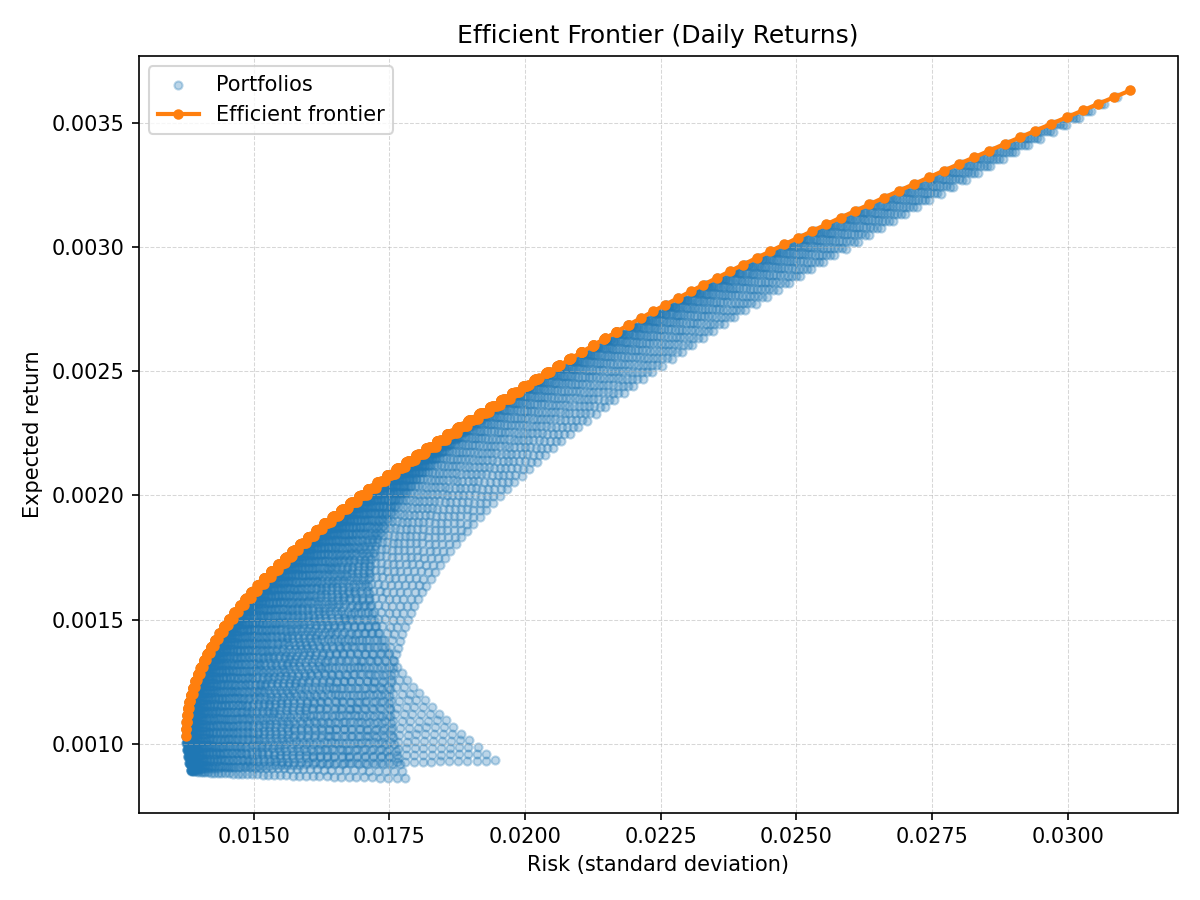

Write the Python code that produced this figure.
"""Compute an approximate efficient frontier for the OHLCV dataset in ``temp.csv``.

The script reuses the CSV parsing helpers from :mod:`analyze_temp_csv` to
extract closing prices, converts them into daily returns and then explores a
simple long-only portfolio space to approximate the efficient frontier.  The
search is grid based which keeps the implementation dependency free while still
providing a useful visualisation for a small number of tickers.

Example usage::

    python efficient_frontier.py              # Analyse temp.csv (default)
    python efficient_frontier.py data.csv --step 0.02

The output lists the expected return and risk (standard deviation of returns)
for each portfolio that lies on the frontier along with the corresponding
weights.
"""
from __future__ import annotations

from dataclasses import dataclass
from math import sqrt
from pathlib import Path
from statistics import mean
from typing import Dict, Iterable, List, Sequence, Tuple
import argparse

from analyze_temp_csv import compute_daily_returns, load_ohlcv


@dataclass(frozen=True)
class PortfolioPoint:
    """A single portfolio on the efficient frontier."""

    expected_return: float
    risk: float
    weights: Dict[str, float]

    def weight_string(self) -> str:
        ordered = sorted(self.weights.items())
        return ", ".join(f"{ticker}={weight:5.2f}" for ticker, weight in ordered)


def _align_returns(
    returns_by_ticker: Dict[str, List[Tuple[str, float]]]
) -> Tuple[List[str], Dict[str, List[float]]]:
    """Align return series so that each ticker has values for the same dates."""

    if not returns_by_ticker:
        return [], {}

    overlapping_dates = None
    for series in returns_by_ticker.values():
        series_dates = {date for date, _ in series}
        if overlapping_dates is None:
            overlapping_dates = series_dates
        else:
            overlapping_dates &= series_dates
    if not overlapping_dates:
        return [], {}

    ordered_dates = sorted(overlapping_dates)
    aligned_returns: Dict[str, List[float]] = {}
    for ticker, series in returns_by_ticker.items():
        value_map = {date: value for date, value in series}
        aligned_returns[ticker] = [value_map[date] for date in ordered_dates]
    return ordered_dates, aligned_returns


def _covariance(sample_x: Sequence[float], sample_y: Sequence[float]) -> float:
    if len(sample_x) != len(sample_y):
        raise ValueError("Return series must have identical length to compute covariance.")
    if len(sample_x) < 2:
        raise ValueError("Need at least two observations to compute covariance.")
    mean_x = mean(sample_x)
    mean_y = mean(sample_y)
    return sum((x - mean_x) * (y - mean_y) for x, y in zip(sample_x, sample_y)) / (len(sample_x) - 1)


def _portfolio_variance(weights: Sequence[float], cov_matrix: List[List[float]]) -> float:
    variance = 0.0
    for i, weight_i in enumerate(weights):
        for j, weight_j in enumerate(weights):
            variance += weight_i * weight_j * cov_matrix[i][j]
    return variance


def _generate_weight_grid(tickers: Sequence[str], step: float) -> Iterable[Dict[str, float]]:
    if len(tickers) == 0:
        return []
    if len(tickers) == 1:
        yield {tickers[0]: 1.0}
        return

    def recurse(index: int, remaining: float, current: Dict[str, float]):
        if index == len(tickers) - 1:
            current[tickers[index]] = remaining
            yield dict(current)
            return
        ticker = tickers[index]
        next_value = 0.0
        while next_value <= remaining + 1e-9:
            current[ticker] = round(next_value, 10)
            yield from recurse(index + 1, remaining - next_value, current)
            next_value = round(next_value + step, 10)

    yield from recurse(0, 1.0, {})


def compute_efficient_frontier(
    csv_path: Path, step: float = 0.01
) -> Tuple[List[PortfolioPoint], List[PortfolioPoint]]:
    dates, dataset = load_ohlcv(csv_path)
    if not dates:
        raise ValueError("CSV file does not contain any data rows.")

    close_returns = {
        ticker: compute_daily_returns(metrics["Close"])
        for ticker, metrics in dataset.items()
        if "Close" in metrics
    }
    if len(close_returns) < 2:
        raise ValueError("At least two tickers with closing prices are required to build a frontier.")

    _, aligned_returns = _align_returns(close_returns)
    if not aligned_returns:
        raise ValueError("Could not find overlapping dates across tickers to compute returns.")

    tickers = sorted(aligned_returns.keys())
    means = [mean(aligned_returns[ticker]) for ticker in tickers]
    cov_matrix: List[List[float]] = []
    for ticker_x in tickers:
        row = []
        for ticker_y in tickers:
            row.append(_covariance(aligned_returns[ticker_x], aligned_returns[ticker_y]))
        cov_matrix.append(row)

    all_portfolios: List[PortfolioPoint] = []
    for weights in _generate_weight_grid(tickers, step):
        weight_vector = [weights[ticker] for ticker in tickers]
        expected_return = sum(weight * avg for weight, avg in zip(weight_vector, means))
        variance = _portfolio_variance(weight_vector, cov_matrix)
        risk = sqrt(max(variance, 0.0))
        all_portfolios.append(
            PortfolioPoint(expected_return=expected_return, risk=risk, weights=weights)
        )

    sorted_portfolios = sorted(all_portfolios, key=lambda entry: entry.risk)
    efficient: List[PortfolioPoint] = []
    best_return = float("-inf")
    for point in sorted_portfolios:
        if point.expected_return > best_return + 1e-9:
            efficient.append(point)
            best_return = point.expected_return

    return efficient, sorted_portfolios


def plot_efficient_frontier(
    efficient: Sequence[PortfolioPoint],
    all_portfolios: Sequence[PortfolioPoint],
    output_path: Path,
) -> None:
    """Create a scatter plot that highlights the efficient frontier."""

    from matplotlib import pyplot as plt

    if not efficient or not all_portfolios:
        raise ValueError("Need portfolio data to plot the efficient frontier.")

    all_risk = [point.risk for point in all_portfolios]
    all_return = [point.expected_return for point in all_portfolios]
    frontier_risk = [point.risk for point in efficient]
    frontier_return = [point.expected_return for point in efficient]

    plt.figure(figsize=(8, 6))
    plt.scatter(all_risk, all_return, s=15, alpha=0.3, label="Portfolios")
    plt.plot(
        frontier_risk,
        frontier_return,
        color="tab:orange",
        marker="o",
        linewidth=2,
        markersize=4,
        label="Efficient frontier",
    )
    plt.title("Efficient Frontier (Daily Returns)")
    plt.xlabel("Risk (standard deviation)")
    plt.ylabel("Expected return")
    plt.legend()
    plt.grid(True, linestyle="--", linewidth=0.5, alpha=0.5)
    plt.tight_layout()
    plt.savefig(output_path, dpi=150)
    plt.close()


def main() -> None:
    parser = argparse.ArgumentParser(description="Compute an efficient frontier for temp.csv")
    parser.add_argument(
        "csv_path",
        type=Path,
        nargs="?",
        default=Path("temp.csv"),
        help="Path to the OHLCV CSV file (defaults to temp.csv)",
    )
    parser.add_argument(
        "--step",
        type=float,
        default=0.01,
        help="Grid resolution for weights. Smaller values improve accuracy at the cost of runtime.",
    )
    parser.add_argument(
        "--plot-output",
        type=Path,
        default=Path("efficient_frontier.png"),
        help="Path where the efficient frontier plot will be saved.",
    )
    parser.add_argument(
        "--no-plot",
        action="store_true",
        help="Skip generating the efficient frontier plot.",
    )
    args = parser.parse_args()

    if args.step <= 0 or args.step > 1:
        raise ValueError("Step size must be between 0 and 1.")

    frontier, all_portfolios = compute_efficient_frontier(args.csv_path, step=args.step)
    if not frontier:
        print("No efficient portfolios were found.")
        return

    print("Efficient frontier (daily returns)")
    print("===============================")
    print("Return      Risk        Weights")
    for point in frontier:
        print(f"{point.expected_return:8.5f}  {point.risk:8.5f}  {point.weight_string()}")

    if not args.no_plot:
        output_path = args.plot_output
        plot_efficient_frontier(frontier, all_portfolios, output_path)
        print(f"Saved efficient frontier plot to {output_path}")


if __name__ == "__main__":
    main()
